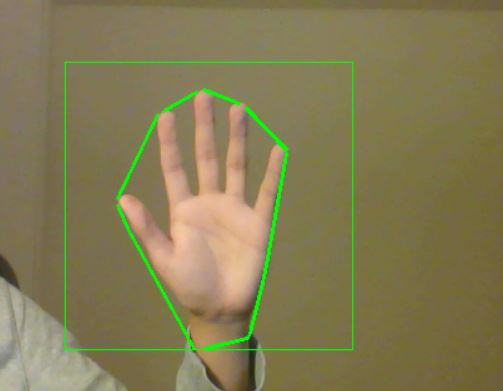
#> input picture IMG/1.JPG, 503 x 391 px, given in place of the camera
$ jupyter execute --allow-errors Keras-CNN-test.ipynb   (shell and % lines are left out)   (older library calls are emulated)
#> lines starting #> are read from the running program, lines starting #| are printed output that depends on the picture; after the words box and inside, x2 and y2 are one past the last pixel; in counts of white or black regions, pixels touching at a corner belong together
### CNN/Matrix_CV_ML3D.py
#Python class for transforming images into 0,1 matrices from a directory
#Method build_ML_matrix() will loop thru the files in the folder, read them
#using OpenCV and then transform them into 0,1 matrices. These matrices will
#be then flattened into a row, and will be stacked together vertically ( one
#row per sample, and one column per pixel. Total columns equals = width*len
#specified by the user.
#It is assumed that the aspect ratio of the images is similar
#Outputs: global_matrix: Holds the 0,1 matrix of features (pixels)
#         labels       : Holds the labels 0,1,2,k according to each image class
#Inputs: It is assumed that the file names are like this "_". For example:
#[NAME]_[number].csv where [NAME] can be any name, and [number] is the label type
#For example, we can use 0 for triangles, 1 for circles, etc. It is important to
#note that this character must be a number.
import numpy as np
import cv2
from os import listdir
from os.path import isfile, join
class Matrix_CV_ML3D:

    def __init__(self,path,height,width):
        if not path.endswith('/'):
            path           = path + "/"
        self.path      = path
        self.height    = height
        self.width     = width
        self.type      = type
        self.onlyfiles = [f for f in listdir(self.path) if isfile(join(self.path, f))]


    # [22 lines left out: functions prepare_matrix, build_ML_matrix, not called in this run]


### CNN/Keras-CNN-test.ipynb
[cell 1]
import Matrix_CV_ML3D as DImage
#import Matrix_CV_ML_realtime as RImage
from keras import backend as K
import numpy as np
from keras.models import load_model
from keras.utils import np_utils
from keras.models import Sequential
from keras.layers import Dense, Dropout, Activation, Flatten
from keras.layers import Convolution2D, MaxPooling2D
from keras.optimizers import SGD
from keras.datasets import cifar10
import cv2
import requests
import numpy as np
import math
import time

[cell 2]
K.set_image_dim_ordering('th')
#> (this line was passed over: keras is not available in this run)


#> (the rest of this cell did not finish here and is left out)

x.build_ML_matrix()

#> (a cell that did not finish here is left out)

#> (a cell that did not finish here is left out)

#> (a cell that did not finish here is left out)

test.build_ML_matrix()

#> (a cell that did not finish here is left out)

#> (a cell that did not finish here is left out)

#> (a cell that did not finish here is left out)

#> (a cell that did not finish here is left out)

#> (a cell that did not finish here is left out)

[cell 11]
cap = cv2.VideoCapture(0)
count = 0
loopcounter = 0
while(1):

    try:  #an error comes if it does not find anything in window as it cannot find contour of max area
          #therefore this try error statement

        ret, frame = cap.read()
#> frame is the input picture: shape (391, 503, 3); mean B, G, R 83, 123.4, 131.5
        frame = cv2.flip(frame, 1)
        cv2.rectangle(frame,(170,170),(400,400),(0,255,0),0)
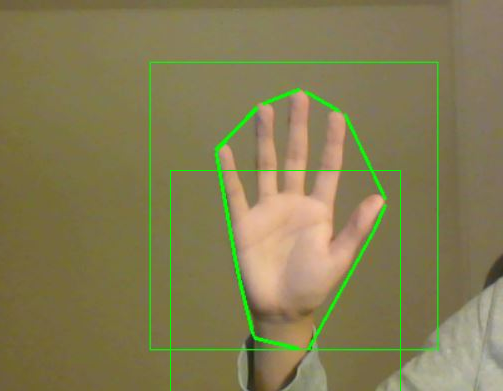
#> frame: shape (391, 503, 3); mean B, G, R 82.7, 123.9, 131.1
        crop_image = frame[170:400, 170:400]
        height, width, channels = crop_image.shape
#> height = 221; width = 230; channels = 3
        #print(height, width)

        blur = cv2.blur(crop_image,(5,5), 0)
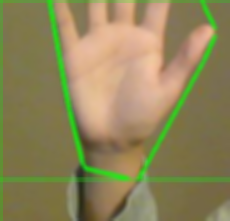
#> blur: shape (221, 230, 3); mean B, G, R 89.6, 133.6, 143.2

        hsv = cv2.cvtColor(blur, cv2.COLOR_BGR2HSV)
#> hsv: shape (221, 230, 3); mean H, S, V 23.7, 104.8, 151.6
        lower_range = np.array([2,0,0])
        upper_range = np.array([16,255,255])

        mask = cv2.inRange(hsv,lower_range,upper_range)
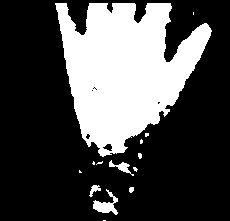
#> mask: shape (221, 230); 29.4% white; 14 white regions (8 under 20 px), largest, box (x1, y1, x2, y2) and area: (55, 3, 212, 157) 14385, (93, 189, 118, 215) 272, (109, 160, 134, 176) 127, (89, 185, 101, 197) 67, (129, 187, 134, 193) 25, (138, 153, 142, 159) 20

        skinkernel = np.ones((5,5))
        #Kernel matrices for morphological transformation
        dilation = cv2.dilate(mask, skinkernel, iterations = 1)
#> dilation: shape (221, 230); 35.2% white; 8 white regions, largest, box (x1, y1, x2, y2) and area: (53, 1, 214, 167) 16486, (87, 183, 120, 217) 746, (107, 158, 140, 178) 386
        erosion = cv2.erode(dilation, skinkernel, iterations = 1)
#> erosion: shape (221, 230); 30% white; 10 white regions (4 under 20 px), largest, box (x1, y1, x2, y2) and area: (55, 3, 212, 165) 14630, (93, 189, 118, 215) 291, (109, 160, 138, 176) 178, (89, 185, 101, 197) 75, (129, 187, 134, 193) 25, (138, 153, 142, 159) 20

        filtered = cv2.GaussianBlur(erosion, (15,15), 1)
        ret,thresh = cv2.threshold(filtered, 127, 255, 0)
#> thresh: shape (221, 230); 29.9% white; 9 white regions (3 under 20 px), largest, box (x1, y1, x2, y2) and area: (55, 3, 212, 157) 14593, (93, 190, 118, 215) 288, (109, 161, 137, 176) 175, (90, 185, 101, 197) 73, (129, 187, 134, 193) 24, (93, 162, 102, 165) 22

        Label_ret, markers = cv2.connectedComponents(thresh)
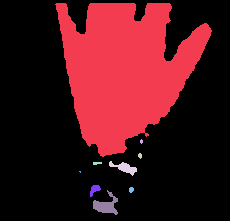
#> markers: shape (221, 230) int32; 10 distinct labels, from 0 to 9; one colour per label, 0 black
#> Label_ret = 10
        num = markers.max()
#> num = 9

        #print(num)
        ## If the count of pixels less than a threshold, then set pixels to `0`.
        for i in range(1, num+1):
            pts =  np.where(markers == i)
            if len(pts[0]) < 150:
                markers[pts] = 0
#> this loop made 9 passes
#> pts on passes 1 to 9: 14593 positions, rows 3 to 156, columns 55 to 211, 11 positions, rows 139 to 143, columns 140 to 142, 18 positions, rows 153 to 158, columns 138 to 141, 175 positions, rows 161 to 175, columns 109 to 136, 22 positions, rows 162 to 164, columns 93 to 101, ([171, 171, 172], [79, 80, 80]), 73 positions, rows 185 to 196, columns 90 to 100, 24 positions, rows 187 to 192, columns 129 to 133, 288 positions, rows 190 to 214, columns 93 to 117
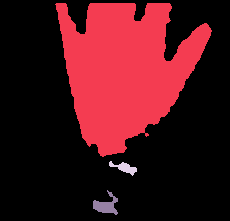
#> markers: shape (221, 230) int32; 4 distinct labels, from 0 to 9; one colour per label, 0 black


        label_hue = np.uint8(markers.copy())

        label_hue = np.where(label_hue != 0, 255, label_hue)
#> label_hue: shape (221, 230); 29.6% white; 3 white regions, box (x1, y1, x2, y2) and area: (55, 3, 212, 157) 14593, (93, 190, 118, 215) 288, (109, 161, 137, 176) 175


        resColored = cv2.bitwise_and(crop_image,crop_image,mask = label_hue)
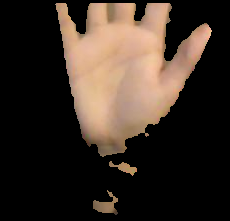
#> resColored: shape (221, 230, 3); mean B, G, R 38.6, 47.4, 59.5
        res = cv2.cvtColor(resColored, cv2.COLOR_BGR2GRAY)
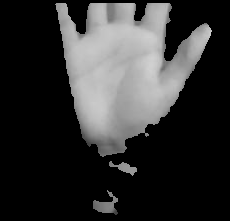
#> res: shape (221, 230); min 0, max 208, mean 50

        # CNN Predict
        img = cv2.resize(resColored,(50,65),interpolation = cv2.INTER_CUBIC)
        img = np.reshape(img,(1,3,50,65))
        pred  = model.predict(img)
        predicted = np.argmax(pred,axis=1)


    #find contours
        _,contours,hierarchy= cv2.findContours(label_hue,cv2.RETR_TREE,cv2.CHAIN_APPROX_SIMPLE)

   #find contour of max area(hand)
        cnt = max(contours, key = lambda x: cv2.contourArea(x))

    #approx the contour a little
        epsilon = 0.0005*cv2.arcLength(cnt,True)
        approx= cv2.approxPolyDP(cnt,epsilon,True)


    #make convex hull around hand
        hull = cv2.convexHull(cnt)

     #define area of hull and area of hand
        areahull = cv2.contourArea(hull)
        areacnt = cv2.contourArea(cnt)

    #find the percentage of area not covered by hand in convex hull
        arearatio=((areahull-areacnt)/areacnt)*100

     #find the defects in convex hull with respect to hand
        hull = cv2.convexHull(approx, returnPoints=False)
        defects = cv2.convexityDefects(approx, hull)

    # l = no. of defects
        l=0

    #code for finding no. of defects due to fingers
        for i in range(defects.shape[0]):
            s,e,f,d = defects[i,0]
            start = tuple(approx[s][0])
            end = tuple(approx[e][0])
            far = tuple(approx[f][0])
            pt= (100,180)


            # find length of all sides of triangle
            a = math.sqrt((end[0] - start[0])**2 + (end[1] - start[1])**2)
            b = math.sqrt((far[0] - start[0])**2 + (far[1] - start[1])**2)
            c = math.sqrt((end[0] - far[0])**2 + (end[1] - far[1])**2)
            s = (a+b+c)/2
            ar = math.sqrt(s*(s-a)*(s-b)*(s-c))

            #distance between point and convex hull
            d=(2*ar)/a

            # apply cosine rule here
            angle = math.acos((b**2 + c**2 - a**2)/(2*b*c)) * 57


            # ignore angles > 90 and ignore points very close to convex hull(they generally come due to noise)
            if angle <= 90:
                l += 1
                #cv2.circle(crop_image, far, 3, [255,0,0], -1)

            #draw lines around hand
            cv2.line(crop_image,start, end, [0,255,0], 2)


        #l+=1

        #print corresponding gestures which are in their ranges
        font = cv2.FONT_HERSHEY_SIMPLEX
        if l == 4 and predicted == 1:
            cv2.putText(frame,"Go Forward", (50,50), cv2.FONT_HERSHEY_SIMPLEX, 2, 2)
            print(loopcounter)

            if loopcounter == 5:
                response = requests.get("http://hopai.club/register-command/forward/20")
                loopcounter = 0
            loopcounter = loopcounter + 1


        if l!=5 and predicted == 3:
            cv2.putText(frame,"Turn Left", (50,50), cv2.FONT_HERSHEY_SIMPLEX, 2, 2)
            if loopcounter == 5:
                response = requests.get("http://hopai.club/register-command/left/20")
                loopcounter = 0
            loopcounter = loopcounter + 1


        if l!=5 and predicted == 2:
            cv2.putText(frame,"Turn Right", (50,50), cv2.FONT_HERSHEY_SIMPLEX, 2, 2)
            if loopcounter == 5:
                response = requests.get("http://hopai.club/register-command/right/20")
                loopcounter = 0
            loopcounter = loopcounter + 1


        #show the windows
        cv2.imshow('hand_binary',label_hue)
        cv2.imshow('frame',frame)
        cv2.imshow('hand',resColored)
    except:
        pass


    if cv2.waitKey(1) & 0xFF == ord('q'):
#> (key q is pressed here)
        break


cv2.destroyAllWindows()
cap.release()

[cell 12]
xx = 3

[cell 13]
cap = cv2.VideoCapture(0)
count = 0
while(1):

    try:  #an error comes if it does not find anything in window as it cannot find contour of max area
          #therefore this try error statement

        ret, frame = cap.read()
        frame = cv2.flip(frame, 1)
        cv2.rectangle(frame,(170,170),(400,400),(0,255,0),0)
        crop_image = frame[170:400, 170:400]
        name = "C:/Users/Nuo Xu/Desktop/2018Fall/MLSP/Project/ML/HandPositions/dev/hand%d_2.jpg"%count
        #cv2.imwrite(name,crop_image)
        count = count + 1
        height, width, channels = crop_image.shape
        #print(height, width)

        blur = cv2.blur(crop_image,(3,3), 0)

        hsv = cv2.cvtColor(blur, cv2.COLOR_BGR2HSV)
#> hsv: shape (221, 230, 3); mean H, S, V 23.4, 104.9, 152
        lower_range = np.array([2,0,0])
        upper_range = np.array([16,255,255])

        mask = cv2.inRange(hsv,lower_range,upper_range)
#> mask: shape (221, 230); 30.1% white; 26 white regions (19 under 20 px), largest, box (x1, y1, x2, y2) and area: (54, 2, 215, 156) 14555, (90, 184, 119, 216) 380, (109, 158, 136, 177) 152

        skinkernel = np.ones((5,5))
        #Kernel matrices for morphological transformation
        dilation = cv2.dilate(mask, skinkernel, iterations = 1)
#> dilation: shape (221, 230); 37.2% white; 14 white regions, largest, box (x1, y1, x2, y2) and area: (52, 0, 217, 179) 17407, (88, 182, 126, 218) 843, (123, 184, 137, 199) 135
        erosion = cv2.erode(dilation, skinkernel, iterations = 1)
#> erosion: shape (221, 230); 31.2% white; 19 white regions (15 under 20 px), largest, box (x1, y1, x2, y2) and area: (54, 0, 215, 177) 15292, (90, 184, 119, 216) 408, (128, 186, 135, 193) 33, (138, 151, 143, 159) 26

        filtered = cv2.GaussianBlur(erosion, (15,15), 1)
        ret,thresh = cv2.threshold(filtered, 127, 255, 0)
#> thresh: shape (221, 230); 31.1% white; 14 white regions (8 under 20 px), largest, box (x1, y1, x2, y2) and area: (54, 0, 214, 157) 15007, (90, 184, 119, 215) 402, (108, 159, 138, 177) 223, (91, 161, 103, 166) 44, (128, 187, 135, 193) 31, (138, 152, 143, 159) 24

        Label_ret, markers = cv2.connectedComponents(thresh)
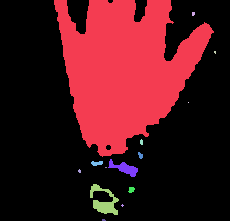
#> markers: shape (221, 230) int32; 15 distinct labels, from 0 to 14; one colour per label, 0 black
#> Label_ret = 15
        num = markers.max()
#> num = 14

        #print(num)
        ## If the count of pixels less than a threshold, then set pixels to `0`.
        for i in range(1, num+1):
            pts =  np.where(markers == i)
            if len(pts[0]) < 150:
                markers[pts] = 0
#> this loop made 14 passes
#> pts on passes 1 to 12: 15007 positions, rows 0 to 156, columns 54 to 213, 11 positions, rows 12 to 15, columns 192 to 194, ([51, 51, 52, 52, 53], [214, 215, 214, 215, 215]), ([102], [188]), 15 positions, rows 139 to 144, columns 140 to 142, 24 positions, rows 152 to 158, columns 138 to 142, 223 positions, rows 159 to 176, columns 108 to 137, 44 positions, rows 161 to 165, columns 91 to 102, ([167, 167], [105, 106]), 9 positions, rows 169 to 172, columns 78 to 80, 402 positions, rows 184 to 214, columns 90 to 118, 31 positions, rows 187 to 192, columns 128 to 134
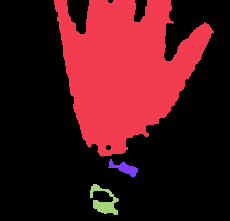
#> markers: shape (221, 230) int32; 4 distinct labels, from 0 to 11; one colour per label, 0 black


        label_hue = np.uint8(markers.copy())

        label_hue = np.where(label_hue != 0, 255, label_hue)
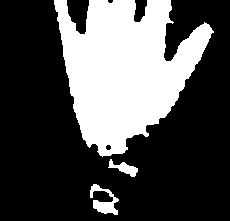
#> label_hue: shape (221, 230); 30.8% white; 3 white regions, box (x1, y1, x2, y2) and area: (54, 0, 214, 157) 15007, (90, 184, 119, 215) 402, (108, 159, 138, 177) 223


        resColored = cv2.bitwise_and(crop_image,crop_image,mask = label_hue)
        res = cv2.cvtColor(resColored, cv2.COLOR_BGR2GRAY)

        #show the windows
        cv2.imshow('hand_binary',label_hue)
        cv2.imshow('frame',frame)
        cv2.imshow('hand',resColored)

        img = cv2.resize(resColored,(50,65),interpolation = cv2.INTER_CUBIC)
        img = np.reshape(img,(1,3,50,65))
        pred  = model.predict(img)
        predicted = np.argmax(pred,axis=1)
        if predicted == 1:
            print('Forward')
        if predicted == 3:
            print('Stop')

    except:
        pass


    if cv2.waitKey(1) & 0xFF == ord('q'):
#> (key q is pressed here)
        break
cv2.destroyAllWindows()
cap.release()

[cell 14]
x = cv2.imread("C:/Users/Nuo Xu/Desktop/2018Fall/MLSP/Project/ML/Images/test/hand930_3.jpg")

#> (a cell that did not finish here is left out)

[cell 16]
img.shape
#> Out = (1, 3, 50, 65)

$ run again, on IMG/3.JPG
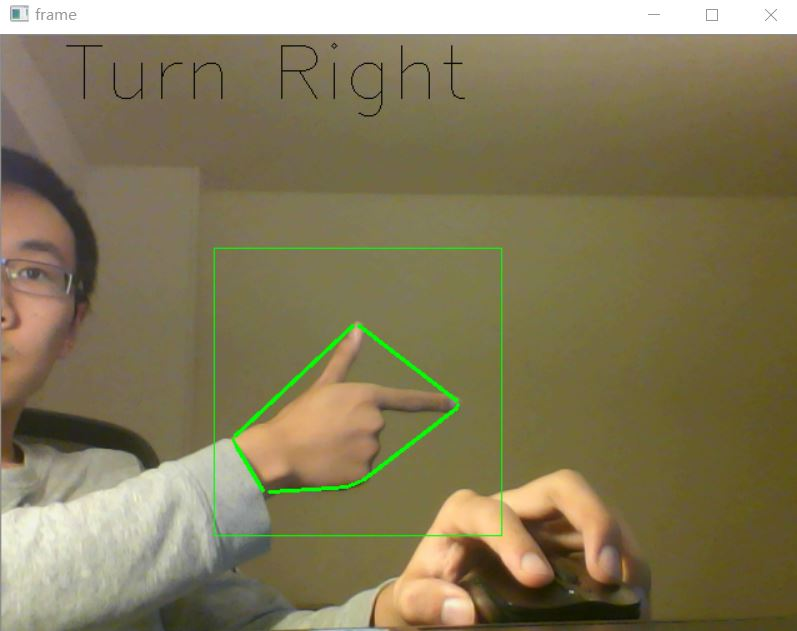
#> input picture IMG/3.JPG, 797 x 631 px, given in place of the camera
#> frame is the input picture: shape (631, 797, 3); mean B, G, R 89.2, 122.3, 131.9
#> Label_ret = 2
#> num = 1
#> the loop `for i in range(1, num+1):` made 1 pass
#> pts on pass 1: 279 positions, rows 221 to 229, columns 183 to 229
#> `img = cv2.resize(resColored,(50,65),interpolation = cv2.INTER_CUBIC)`:
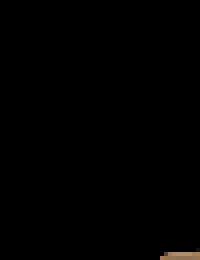
#> img: shape (65, 50, 3) (shown 4 times larger); mean B, G, R 0.5, 0.7, 0.9
#> the loop `for i in range(1, num+1):` made 1 pass
#> pts on pass 1: 292 positions, rows 221 to 229, columns 182 to 229
